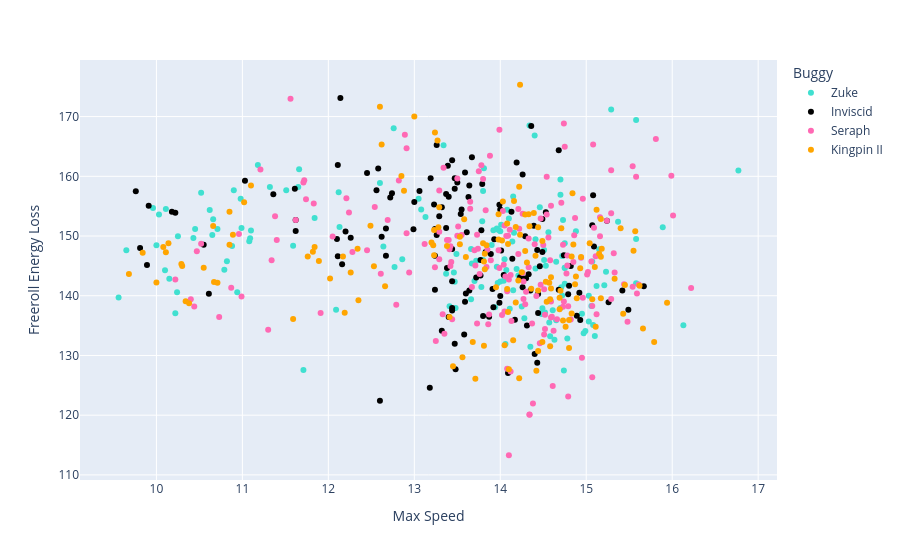

This figure's notebook cell:
### Code cell
px.scatter(freerolls, x='Max Speed', y='Freeroll Energy Loss', color='Buggy', hover_data=['Driver', 'Buggy', 'Date', 'Roll Number', 'Roll Start Time'], color_discrete_map=cmap)

### Figure 1 — Plotly figure (JSON) as saved in the notebook; plotly's stock layout.template omitted (floating-point values rounded to 4 significant figures; data arrays with more than 128 entries replaced by an {"elided": "..."} marker saying what was removed)
{"data": [{"customdata": {"elided": "144x5 mixed values"}, "hovertemplate": "Buggy=%{customdata[1]}<br>Max Speed=%{x}<br>Freeroll Energy Loss=%{y}<br>Driver=%{customdata[0]}<br>Date=%{customdata[2]}<br>Roll Number=%{customdata[3]}<br>Roll Start Time=%{customdata[4]}<extra></extra>", "legendgroup": "Zuke", "marker": {"color": "turquoise", "symbol": "circle"}, "mode": "markers", "name": "Zuke", "orientation": "v", "showlegend": true, "type": "scatter", "x": {"elided": "144 float values"}, "xaxis": "x", "y": {"elided": "144 float values"}, "yaxis": "y"}, {"customdata": {"elided": "130x5 mixed values"}, "hovertemplate": "Buggy=%{customdata[1]}<br>Max Speed=%{x}<br>Freeroll Energy Loss=%{y}<br>Driver=%{customdata[0]}<br>Date=%{customdata[2]}<br>Roll Number=%{customdata[3]}<br>Roll Start Time=%{customdata[4]}<extra></extra>", "legendgroup": "Inviscid", "marker": {"color": "black", "symbol": "circle"}, "mode": "markers", "name": "Inviscid", "orientation": "v", "showlegend": true, "type": "scatter", "x": {"elided": "130 float values"}, "xaxis": "x", "y": {"elided": "130 float values"}, "yaxis": "y"}, {"customdata": {"elided": "176x5 mixed values"}, "hovertemplate": "Buggy=%{customdata[1]}<br>Max Speed=%{x}<br>Freeroll Energy Loss=%{y}<br>Driver=%{customdata[0]}<br>Date=%{customdata[2]}<br>Roll Number=%{customdata[3]}<br>Roll Start Time=%{customdata[4]}<extra></extra>", "legendgroup": "Seraph", "marker": {"color": "hotpink", "symbol": "circle"}, "mode": "markers", "name": "Seraph", "orientation": "v", "showlegend": true, "type": "scatter", "x": {"elided": "176 float values"}, "xaxis": "x", "y": {"elided": "176 float values"}, "yaxis": "y"}, {"customdata": {"elided": "141x5 mixed values"}, "hovertemplate": "Buggy=%{customdata[1]}<br>Max Speed=%{x}<br>Freeroll Energy Loss=%{y}<br>Driver=%{customdata[0]}<br>Date=%{customdata[2]}<br>Roll Number=%{customdata[3]}<br>Roll Start Time=%{customdata[4]}<extra></extra>", "legendgroup": "Kingpin II", "marker": {"color": "orange", "symbol": "circle"}, "mode": "markers", "name": "Kingpin II", "orientation": "v", "showlegend": true, "type": "scatter", "x": {"elided": "141 float values"}, "xaxis": "x", "y": {"elided": "141 float values"}, "yaxis": "y"}], "layout": {"legend": {"title": {"text": "Buggy"}, "tracegroupgap": 0}, "margin": {"t": 60}, "xaxis": {"anchor": "y", "domain": [0, 1], "title": {"text": "Max Speed"}}, "yaxis": {"anchor": "x", "domain": [0, 1], "title": {"text": "Freeroll Energy Loss"}}}}
